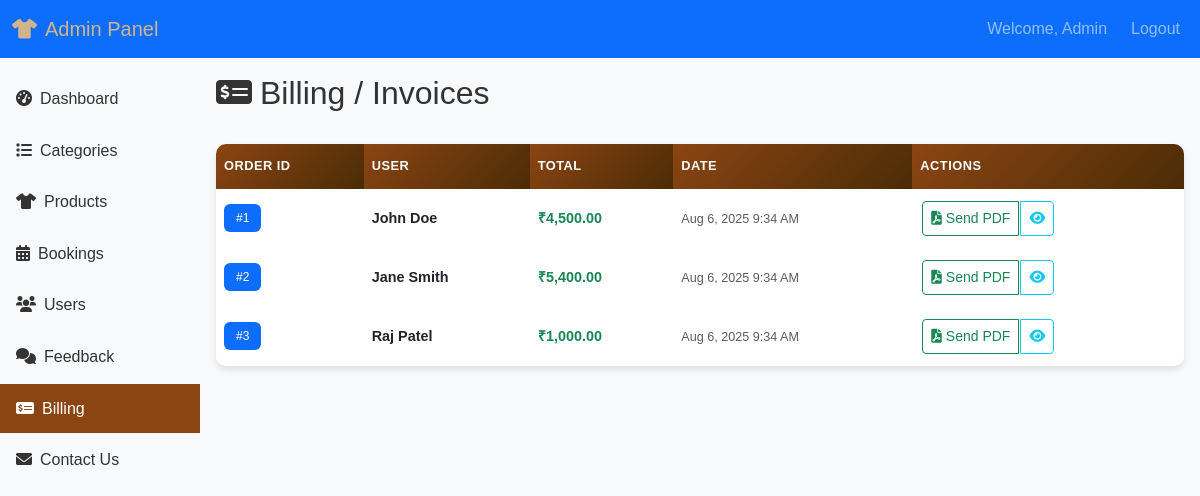
The page /admin/billing.php (signed in) on the database its author committed.
### tables this page shows
CREATE TABLE `bookings` (
  `id` int(11) NOT NULL AUTO_INCREMENT,
  `product_id` int(11) NOT NULL,
  `user_id` int(11) NOT NULL,
  `start_date` date NOT NULL,
  `end_date` date NOT NULL,
  `total_price` decimal(10,2) NOT NULL,
  `gst_amount` decimal(10,2) DEFAULT 0.00,  
  `final_total` decimal(10,2) DEFAULT 0.00,  
  `selected_size` varchar(10),
  `selected_color` varchar(50),
  `special_requests` text,
  `payment_method` enum('COD','UPI','CARD') NOT NULL,
  `upi_id` varchar(100),
  `status` enum('pending','confirmed','cancelled','completed') NOT NULL DEFAULT 'pending',
  `booking_date` timestamp NOT NULL DEFAULT CURRENT_TIMESTAMP,  
  `created_at` timestamp NOT NULL DEFAULT CURRENT_TIMESTAMP,
  `updated_at` timestamp NOT NULL DEFAULT CURRENT_TIMESTAMP ON UPDATE CURRENT_TIMESTAMP,
  PRIMARY KEY (`id`),
  KEY `product_id` (`product_id`),
  KEY `user_id` (`user_id`),
  CONSTRAINT `bookings_ibfk_1` FOREIGN KEY (`product_id`) REFERENCES `products` (`id`),
  CONSTRAINT `bookings_ibfk_2` FOREIGN KEY (`user_id`) REFERENCES `users` (`id`)
);

CREATE TABLE `users` (
  `id` int(11) NOT NULL AUTO_INCREMENT,
  `user_name` varchar(25) NOT NULL,
  `name` varchar(100) NOT NULL,
  `email` varchar(100) NOT NULL,
  `phone` varchar(20),
  `address` text,
  `password` varchar(255) NOT NULL,
  `created_at` timestamp NOT NULL DEFAULT CURRENT_TIMESTAMP,
  `updated_at` timestamp NOT NULL DEFAULT CURRENT_TIMESTAMP ON UPDATE CURRENT_TIMESTAMP,
  PRIMARY KEY (`id`),
  UNIQUE KEY `email` (`email`),
  UNIQUE KEY `user_name` (`user_name`)
);

### admin/billing.php (the view, shortened to what this page needs)
<?php include "includes/admin-header.php"; include "../config/db.php"; ?>
<div class="d-flex justify-content-between align-items-center mb-4">
    <h2><i class="fas fa-money-check-alt me-2"></i>Billing / Invoices</h2>
</div>
<div class="admin-table">
    <div class="table-responsive">
        <table class="table table-hover mb-0">
            <thead>
                <tr>
                    <th>Order ID</th>
                    <th>User</th>
                    <th>Total</th>
                    <th>Date</th>
                    <th>Actions</th>
                </tr>
            </thead>
            <tbody>
                <?php
                try {
                    $stmt = $pdo->query("SELECT b.*, u.name as uname FROM bookings b JOIN users u ON b.user_id=u.id ORDER BY b.created_at DESC");
                    $bookings = $stmt->fetchAll();
                    if (empty($bookings)) {
                        echo "<tr><td colspan='5' class='text-center py-4 text-muted'>";
                        echo "<i class='fas fa-inbox fa-2x mb-2'></i><br>";
                        echo "No billing records found.";
                        echo "</td></tr>";
                    } else {
                        foreach($bookings as $o) {
                            echo "<tr>";
                            echo "<td data-label='Order ID'><span class='badge bg-primary'>#{$o['id']}</span></td>";
                            echo "<td data-label='User'><strong>" . htmlspecialchars($o['uname']) . "</strong></td>";
                            echo "<td data-label='Total'><strong class='text-success'>₹" . number_format($o['total_price'], 2) . "</strong></td>";
                            echo "<td data-label='Date'><small class='text-muted'>" . date('M j, Y g:i A', strtotime($o['created_at'])) . "</small></td>";
                            echo "<td data-label='Actions'>";
                            echo "<div class='btn-group btn-group-sm'>";
                            echo "<a href='send-bill.php?id={$o['id']}' class='btn btn-outline-success' title='Send PDF Invoice'>";
                            echo "<i class='fas fa-file-pdf me-1'></i>Send PDF";
                            echo "</a>";
                            echo "<a href='manage-orders.php?view={$o['id']}' class='btn btn-outline-info' title='View Details'>";
                            echo "<i class='fas fa-eye'></i>";
                            echo "</a>";
                            echo "</div>";
                            echo "</td>";
                            echo "</tr>";
                        }
                    }
                } catch (PDOException $e) {
                    echo "<tr><td colspan='5' class='text-center py-4 text-danger'>";
                    echo "<i class='fas fa-exclamation-triangle fa-2x mb-2'></i><br>";
                    echo "Error loading billing records: " . htmlspecialchars($e->getMessage());
                    echo "</td></tr>";
                }
                ?>
            </tbody>
        </table>
    </div>
</div>

### assets/css/style.css (style rules this page uses)
:root { --primary-color: #8B4513; --secondary-color: #DAA520; --accent-color: #CD853F; --dark-color: #2C1810; --light-color: #F5F5DC; }
body { font-family: 'Arial', sans-serif; line-height: 1.6; color: #333; background-color: #f8f9fa; }

### assets/css/admin.css (style rules this page uses)
:root { --primary-color: #8B4513; --secondary-color: #d2b48c; --dark-color: #4B2C06; }
.table th { background-color: #f8f9fa; font-weight: 600; }
.badge { font-size: 0.75rem; }
.admin-table { background: white; border-radius: 10px; overflow: hidden; box-shadow: 0 4px 6px rgba(0, 0, 0, 0.1); margin-bottom: 2rem; }
.admin-table .table { margin-bottom: 0; border-collapse: separate; border-spacing: 0; }
.admin-table .table thead th { background: linear-gradient(135deg, var(--primary-color), var(--dark-color)); color: white; font-weight: 600; text-transform: uppercase; font-size: 0.85rem; letter-spacing: 0.5px; padding: 1rem 0.75rem; border: none; position: sticky; top: 0; z-index: 10; }
.admin-table .table tbody tr { transition: all 0.3s ease; border-bottom: 1px solid #e9ecef; }
.admin-table .table tbody tr:last-child { border-bottom: none; }
.admin-table .table tbody td { padding: 1rem 0.75rem; vertical-align: middle; border: none; }
.btn-group-sm .btn { padding: 0.375rem 0.5rem; font-size: 0.875rem; border-radius: 4px; margin: 0 2px; transition: all 0.3s ease; }
.badge { font-size: 0.75rem; padding: 0.5rem 0.75rem; border-radius: 6px; font-weight: 500; }
@media (max-width: 1200px) { .admin-table .table thead th { font-size: 0.8rem; padding: 0.75rem 0.5rem; } }
@media (max-width: 1200px) { .admin-table .table tbody td { padding: 0.75rem 0.5rem; font-size: 0.9rem; } }

### rows shown on the page
bookings: id "1", user.name "John Doe", total_price "4,500.00", created_at "Aug 6, 2025 9:34 AM"
bookings: id "2", user.name "Jane Smith", total_price "5,400.00", created_at "Aug 6, 2025 9:34 AM"
bookings: id "3", user.name "Raj Patel", total_price "1,000.00", created_at "Aug 6, 2025 9:34 AM"

### other values the page prints
$_SESSION['admin_name'] "Admin"
